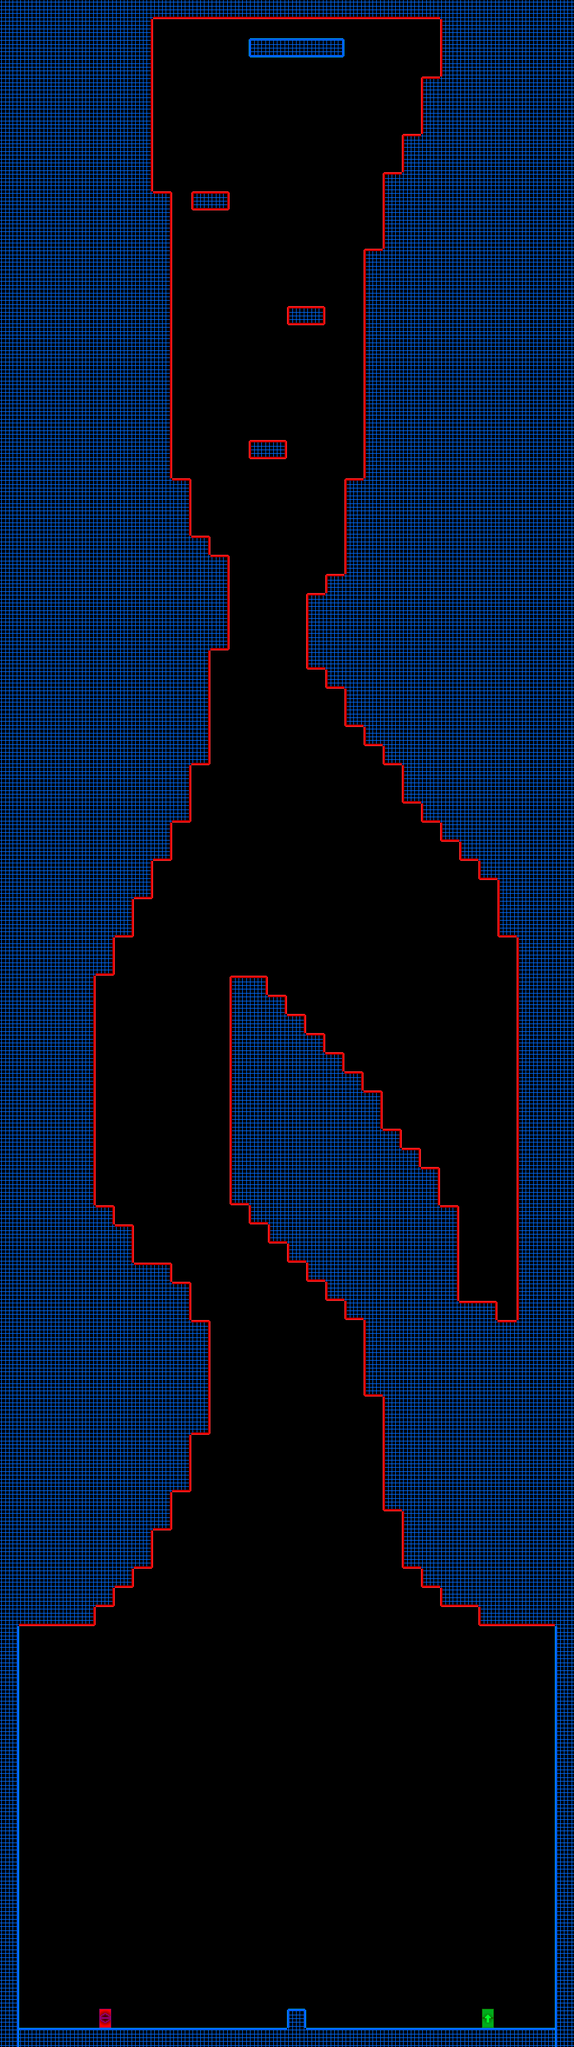

A 2D game scene composited from a Tiled map and its tileset images. What follows is a short description and the map's XML, with each tile layer's data collapsed to a summary:
An orthogonal 30x107 tile map with 32x32 px tiles, 1 tile layer (Livello tile 1) and 80 objects.

<map version="1.0" orientation="orthogonal" renderorder="right-down" width="30" height="107" tilewidth="32" tileheight="32" nextobjectid="82">
 <tileset firstgid="1" name="TestTile" tilewidth="32" tileheight="32" tilecount="72">
  <image source="resources/tiles/TestTile.png" width="256" height="288" />
 </tileset>
 <layer name="Livello tile 1" width="30" height="107">
  <data>[3210 cells, 1784 non-empty, 24 distinct tile ids]</data>
 </layer>
 <objectgroup name="Triggers" visible="0">
  <object id="1" x="160" y="3360" width="32" height="32">
   <properties>
    <property name="playerEntrance" value="" />
   </properties>
  </object>
  <object id="2" x="800" y="3360" width="32" height="32">
   <properties>
    <property name="playerExit" value="" />
   </properties>
  </object>
  <object id="3" x="0" y="3392" width="480" height="32">
   <properties>
    <property name="blocker" value="t" />
   </properties>
  </object>
  <object id="4" x="480" y="3360" width="32" height="64">
   <properties>
    <property name="blocker" value="tlr" />
   </properties>
  </object>
  <object id="5" x="512" y="3392" width="448" height="32">
   <properties>
    <property name="blocker" value="t" />
   </properties>
  </object>
  <object id="6" x="0" y="2720" width="32" height="704">
   <properties>
    <property name="blocker" value="r" />
   </properties>
  </object>
  <object id="7" x="928" y="2720" width="32" height="704">
   <properties>
    <property name="blocker" value="l" />
   </properties>
  </object>
  <object id="8" x="416" y="64" width="160" height="32">
   <properties>
    <property name="blocker" value="tblr" />
   </properties>
  </object>
  <object id="9" x="320" y="320" width="64" height="32">
   <properties>
    <property name="deadly" value="tblr" />
   </properties>
  </object>
  <object id="10" x="480" y="512" width="64" height="32">
   <properties>
    <property name="deadly" value="tblr" />
   </properties>
  </object>
  <object id="11" x="416" y="736" width="64" height="32">
   <properties>
    <property name="deadly" value="tblr" />
   </properties>
  </object>
  <object id="12" x="256" y="0" width="480" height="32">
   <properties>
    <property name="deadly" value="b" />
   </properties>
  </object>
  <object id="13" x="224" y="32" width="32" height="288">
   <properties>
    <property name="deadly" value="r" />
   </properties>
  </object>
  <object id="14" x="256" y="320" width="32" height="480">
   <properties>
    <property name="deadly" value="rt" />
   </properties>
  </object>
  <object id="15" x="288" y="800" width="32" height="96">
   <properties>
    <property name="deadly" value="tr" />
   </properties>
  </object>
  <object id="16" x="320" y="896" width="32" height="32">
   <properties>
    <property name="deadly" value="tr" />
   </properties>
  </object>
  <object id="17" x="352" y="928" width="32" height="160">
   <properties>
    <property name="deadly" value="trb" />
   </properties>
  </object>
  <object id="18" x="320" y="1088" width="32" height="192">
   <properties>
    <property name="deadly" value="br" />
   </properties>
  </object>
  <object id="19" x="288" y="1280" width="32" height="96">
   <properties>
    <property name="deadly" value="br" />
   </properties>
  </object>
  <object id="20" x="256" y="1376" width="32" height="64">
   <properties>
    <property name="deadly" value="br" />
   </properties>
  </object>
  <object id="21" x="224" y="1440" width="32" height="64">
   <properties>
    <property name="deadly" value="br" />
   </properties>
  </object>
  <object id="22" x="192" y="1504" width="32" height="64">
   <properties>
    <property name="deadly" value="br" />
   </properties>
  </object>
  <object id="23" x="160" y="1568" width="32" height="64">
   <properties>
    <property name="deadly" value="br" />
   </properties>
  </object>
  <object id="24" x="128" y="1632" width="32" height="384">
   <properties>
    <property name="deadly" value="r" />
   </properties>
  </object>
  <object id="25" x="160" y="2016" width="32" height="32">
   <properties>
    <property name="deadly" value="tr" />
   </properties>
  </object>
  <object id="26" x="192" y="2048" width="32" height="64">
   <properties>
    <property name="deadly" value="tr" />
   </properties>
  </object>
  <object id="27" x="224" y="2112" width="64" height="32">
   <properties>
    <property name="deadly" value="tr" />
   </properties>
  </object>
  <object id="28" x="288" y="2144" width="32" height="64">
   <properties>
    <property name="deadly" value="tr" />
   </properties>
  </object>
  <object id="29" x="320" y="2208" width="32" height="192">
   <properties>
    <property name="deadly" value="trb" />
   </properties>
  </object>
  <object id="30" x="288" y="2400" width="32" height="96">
   <properties>
    <property name="deadly" value="br" />
   </properties>
  </object>
  <object id="31" x="256" y="2496" width="32" height="64">
   <properties>
    <property name="deadly" value="br" />
   </properties>
  </object>
  <object id="32" x="224" y="2560" width="32" height="64">
   <properties>
    <property name="deadly" value="br" />
   </properties>
  </object>
  <object id="34" x="192" y="2624" width="32" height="32">
   <properties>
    <property name="deadly" value="br" />
   </properties>
  </object>
  <object id="35" x="160" y="2656" width="32" height="32">
   <properties>
    <property name="deadly" value="br" />
   </properties>
  </object>
  <object id="36" x="32" y="2688" width="128" height="32">
   <properties>
    <property name="deadly" value="br" />
   </properties>
  </object>
  <object id="37" x="736" y="32" width="32" height="96">
   <properties>
    <property name="deadly" value="l" />
   </properties>
  </object>
  <object id="38" x="704" y="128" width="32" height="96">
   <properties>
    <property name="deadly" value="tl" />
   </properties>
  </object>
  <object id="39" x="672" y="224" width="32" height="64">
   <properties>
    <property name="deadly" value="tl" />
   </properties>
  </object>
  <object id="40" x="640" y="288" width="32" height="128">
   <properties>
    <property name="deadly" value="tl" />
   </properties>
  </object>
  <object id="41" x="608" y="416" width="32" height="384">
   <properties>
    <property name="deadly" value="tl" />
   </properties>
  </object>
  <object id="42" x="576" y="800" width="32" height="160">
   <properties>
    <property name="deadly" value="tl" />
   </properties>
  </object>
  <object id="43" x="544" y="960" width="32" height="32">
   <properties>
    <property name="deadly" value="tl" />
   </properties>
  </object>
  <object id="44" x="512" y="992" width="32" height="128">
   <properties>
    <property name="deadly" value="tlb" />
   </properties>
  </object>
  <object id="45" x="544" y="1120" width="32" height="32">
   <properties>
    <property name="deadly" value="bl" />
   </properties>
  </object>
  <object id="46" x="576" y="1152" width="32" height="64">
   <properties>
    <property name="deadly" value="bl" />
   </properties>
  </object>
  <object id="47" x="608" y="1216" width="32" height="32">
   <properties>
    <property name="deadly" value="bl" />
   </properties>
  </object>
  <object id="48" x="640" y="1248" width="32" height="32">
   <properties>
    <property name="deadly" value="bl" />
   </properties>
  </object>
  <object id="49" x="672" y="1280" width="32" height="64">
   <properties>
    <property name="deadly" value="bl" />
   </properties>
  </object>
  <object id="50" x="704" y="1344" width="32" height="32">
   <properties>
    <property name="deadly" value="bl" />
   </properties>
  </object>
  <object id="51" x="736" y="1376" width="32" height="32">
   <properties>
    <property name="deadly" value="bl" />
   </properties>
  </object>
  </objectgroup>
</map>
<!-- 30 of 80 objects omitted -->
